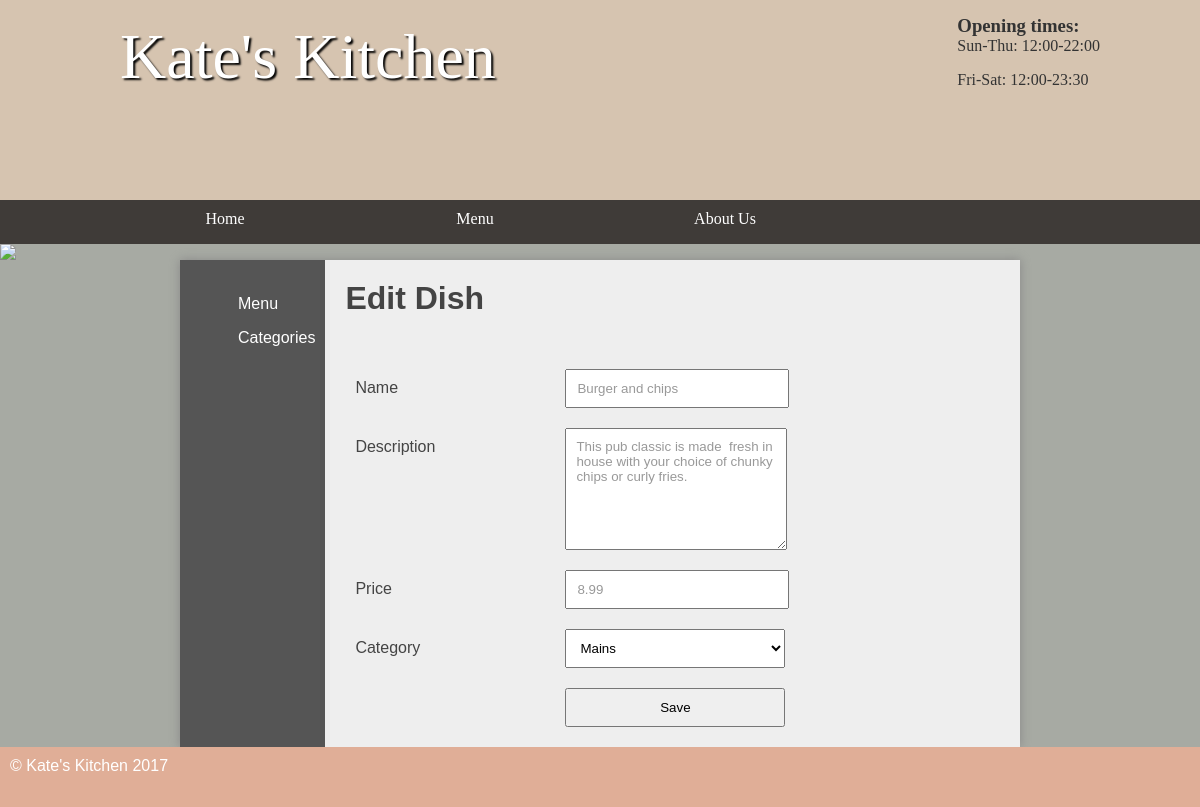
The app's page /kitchen/public/admin/editdish.php?id=1 (signed in) with its own data.
### tables this page shows
CREATE TABLE `menu` (
  `id` int(11) NOT NULL AUTO_INCREMENT,
  `categoryId` int(11) DEFAULT NULL,
  `name` varchar(45) DEFAULT NULL,
  `price` decimal(5,2) DEFAULT NULL,
  `description` varchar(2000) DEFAULT NULL,
  PRIMARY KEY (`id`)
);

### kitchen/public/admin/editdish.php (the view, shortened to what this page needs)
<?php
$pdo = new PDO('mysql:dbname=kitchen;host=127.0.0.1', 'student', 'student', [PDO::ATTR_ERRMODE =>  PDO::ERRMODE_EXCEPTION ]);
?>
<!DOCTYPE html>
<html>
	<head>
		<link rel="stylesheet" href="/styles.css"/>
	</head>
	<body>
	<header>
		<section>
			<aside>
				<h3>Opening times:</h3>
				<p>Sun-Thu: 12:00-22:00</p>
				<p>Fri-Sat: 12:00-23:30</p>
			</aside>
			<h1>Kate's Kitchen</h1>
		</section>
	</header>
	<nav>
		<ul>
			<li><a href="/">Home</a></li>
			<li>Menu
			</li>
			<li><a href="/about.html">About Us</a></li>
		</ul>
	</nav>
<img src="/images/randombanner.php"/>
	<main class="sidebar">
	<section class="left">
		<ul>
			<li><a href="menu.php">Menu</a></li>
			<li><a href="categories.php">Categories</a></li>
		</ul>
	</section>
	<section class="right">
	<?php
	if (isset($_POST['submit'])) {
		$stmt = $pdo->prepare('UPDATE menu
								SET name = :name,
								    description = :description,
								    price = :price,
								    categoryId = :categoryId
								   WHERE id = :id
						');
		$criteria = [
			'name' => $_POST['name'],
			'description' => $_POST['description'],
			'price' => $_POST['price'],
			'categoryId' => $_POST['categoryId'],
			'id' => $_POST['id']
		];
		$stmt->execute($criteria);
		echo 'Dish saved';
	}
	else {
		if (isset($_SESSION['loggedin']) && $_SESSION['loggedin'] == true) {
			$stmt = $pdo->prepare('SELECT * FROM menu WHERE id = :id');
			$stmt->execute($_GET);
			$record = $stmt->fetch();
		?>
			<h2>Edit Dish</h2>
			<form action="editdish.php" method="POST">
				<label>Name</label>
				<input type="text" name="name" value="<?php echo $record['name']; ?>" />
				<label>Description</label>
				<textarea name="description"><?php echo $record['description']; ?></textarea>
				<label>Price</label>
				<input type="text" name="price" value="<?php echo $record['price']; ?>" />
				<label>Category</label>
				<select name="categoryId">
				<?php
					$stmt = $pdo->prepare('SELECT * FROM category');
					$stmt->execute();
					foreach ($stmt as $category) {
						if ($record['categoryId'] == $category['id']) {
							echo '<option selected="selected" value="' . $row['id'] . '">' . $category['name'] . '</option>';
						}
						else {
							echo '<option value="' . $category['id'] . '">' . $category['name'] . '</option>';
						}
					}
				?>
				</select>
				<input type="submit" name="submit" value="Save" />
			</form>
		<?php
		}
	}
	?>
</section>
	</main>
	<footer>
		&copy; Kate's Kitchen 2017
	</footer>
</body>
</html>

### kitchen/public/styles.css (style rules this page uses)
* { margin: 0; padding: 0; }
html { font-family: 'Oxygen-Regular', verdana, sans-serif; }
body { background-color: #A7AAA3; }
header { background-color: #D6C4B0 ; color: white; height: 200px; }
header aside { float: right; margin-top: 15px; color: #333; }
header section { width: 1000px; display: block; margin:auto; }
header h1 { float: left; margin-left: 20px; font-family: 'Mr Dafoe'; }
nav { width: 100%; background-color: #3F3B38; overflow: auto; }
body > img { width: 100%; display: block; }
nav ul { width: 1000px; margin: auto; display: block; list-style-type: none; }
nav ul li { width: 25%; float: left; overflow: auto; text-align: center; }
nav li { color: white; padding-top: 10px; display: block; }
nav a { color: white; text-decoration: none }
main ul { margin-left: 3em; }
main a { color: #333; }
nav { font-family: 'Oxygen-Regular'; }
header section { display: block; font-family: 'Oxygen-Regular', cursive; }
header h1 { font-weight: normal; }
h1 { font-size:4em; color: white; text-align: center; padding-top: 20px; text-shadow: 2px 2px 2px #000; }
main { min-height: 50vh; background-color: #eee; width: 70vw; display: block; margin: auto; box-shadow: 0px 0px 10px #888; color:#444; }
footer { min-height: 5vh; color: white; }
main h2 { font-size:2em; }
p, li, h2 { margin-bottom: 1em; }
footer { background-color: #E0AE97; padding: 10px; color: white; }
form select, form label, form input, form textarea { float: left; width: 200px; padding: 10px; margin-top: 20px; }
form label { clear: left; }
textarea { height: 100px; }
form input[type="text"], form input[type="password"], textarea { color: #999; font-family: verdana, sans-serif }
input[type="submit"] { clear: both; margin-left: 220px; width: 220px; }
.left ul { list-style-type: none }
section a { color: #444; }
form select { width: 220px; }
.stock, .sidebar { display: table; }
.stock > ul, .sidebar .left { width: 10vw; list-style-type: none; display: table-cell; padding: 10px; background-color: #555; margin: 0; }
.stock .products, .sidebar .right { display: table-cell; padding: 20px; }
.stock > ul a, .sidebar .left a { color: white; text-decoration: none; }
.right { padding: 20px; }

### records on screen
menu: name "Burger and chips", description "This pub classic is made fresh in house with your choice of chunky chips or curly fries.", price "8.99"

### other values on screen
form field categoryId "Mains"
